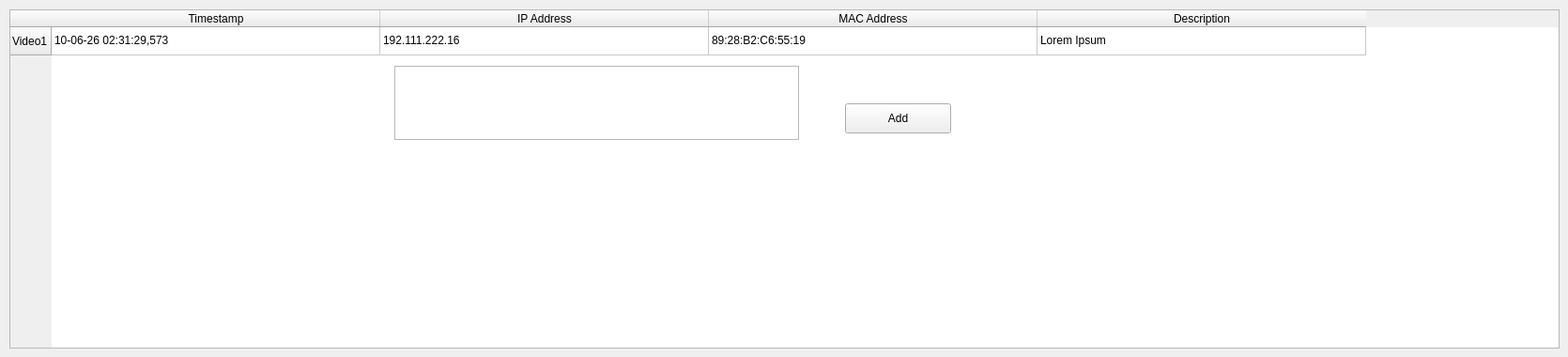
                    <widget class="QWidget" name="AnnotationTab">
                     <attribute name="title">
                      <string>Annotation</string>
                     </attribute>
                     <widget class="QTableWidget" name="tableWidget_39">
                      <property name="geometry">
                       <rect>
                        <x>10</x>
                        <y>10</y>
                        <width>1651</width>
                        <height>361</height>
                       </rect>
                      </property>
                      <attribute name="horizontalHeaderDefaultSectionSize">
                       <number>350</number>
                      </attribute>
                      <row>
                       <property name="text">
                        <string>Video1</string>
                       </property>
                      </row>
                      <column>
                       <property name="text">
                        <string>Timestamp</string>
                       </property>
                      </column>
                      <column>
                       <property name="text">
                        <string>IP Address</string>
                       </property>
                      </column>
                      <column>
                       <property name="text">
                        <string>MAC Address</string>
                       </property>
                      </column>
                      <column>
                       <property name="text">
                        <string>Description</string>
                       </property>
                      </column>
                      <item row="0" column="0">
                       <property name="text">
                        <string>10-06-26 02:31:29,573</string>
                       </property>
                      </item>
                      <item row="0" column="1">
                       <property name="text">
                        <string>192.111.222.16</string>
                       </property>
                      </item>
                      <item row="0" column="2">
                       <property name="text">
                        <string>89:28:B2:C6:55:19</string>
                       </property>
                      </item>
                      <item row="0" column="3">
                       <property name="text">
                        <string>Lorem Ipsum</string>
                       </property>
                      </item>
                     </widget>
                     <widget class="QPushButton" name="pushButton_18">
                      <property name="geometry">
                       <rect>
                        <x>900</x>
                        <y>110</y>
                        <width>113</width>
                        <height>32</height>
                       </rect>
                      </property>
                      <property name="text">
                       <string>Add</string>
                      </property>
                     </widget>
                     <widget class="QTextEdit" name="textEdit_20">
                      <property name="geometry">
                       <rect>
                        <x>420</x>
                        <y>70</y>
                        <width>431</width>
                        <height>79</height>
                       </rect>
                      </property>
                     </widget>
                    </widget>
